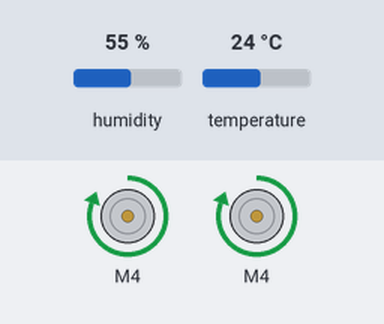
A sketch run on a simulated Arduino Uno, built with avr-gcc and run on an emulated ATmega328P. On the bench: 2 × DC motor (green arrow = forward, orange = backward, longer = faster). Inputs (shaded band) come from the test bench; at power-on: humidity 55 %, temperature 24 °C. What the sketch prints to the serial monitor is not drawn.

Above: at 0.1 s.
Timing chart, 0 to 1.6 s (numbered marks = the images above):
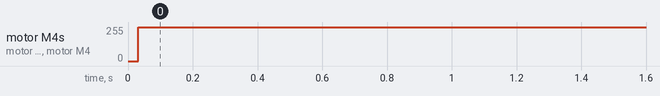

The sketch:

incubator_proto1.ino
```cpp
#include <Wire.h>
#include <Adafruit_MotorShield.h>
#include "utility/Adafruit_PWMServoDriver.h"
#include "DHT.h"


#define DHTTYPE DHT22
#define DHTPIN 13
// Create the motor shield object with the default I2C address
Adafruit_MotorShield AFMS2 = Adafruit_MotorShield(0x61);
Adafruit_MotorShield AFMS1 = Adafruit_MotorShield(0x60);
// Or, create it with a different I2C address (say for stacking)
// Adafruit_MotorShield AFMS = Adafruit_MotorShield(0x61);

// Select which 'port' M1, M2, M3 or M4. In this case, M1
Adafruit_DCMotor *peltier1 = AFMS1.getMotor(4);
Adafruit_DCMotor *peltier2 = AFMS2.getMotor(4);
//Adafruit_DCMotor *myMotor3 = AFMS.getMotor(3);
// You can also make another motor on port M2
//Adafruit_DCMotor *myOtherMotor = AFMS.getMotor(2);

DHT dht(DHTPIN, DHTTYPE);

void setup() {
  Serial.begin(9600);           // set up Serial library at 9600 bps
  Serial.println("Adafruit Motorshield v2 - DC Motor test!");

  AFMS1.begin();  // create with the default frequency 1.6KHz
  //AFMS.begin(1000);  // OR with a different frequency, say 1KHz
  AFMS2.begin();
  Serial.println("Begun");
  // Set the speed to start, from 0 (off) to 255 (max speed)

  peltier1->setSpeed(255);
  peltier1->run(FORWARD);
  // turn on motor
  peltier1->run(RELEASE);

  peltier2->setSpeed(255);
  peltier2->run(FORWARD);
  // turn on motor
  peltier2->run(RELEASE);

  dht.begin();//initializes the sensor

  Serial.println("Initialized");
}

void loop() {

  float h = dht.readHumidity();
  // Read temperature as Celsius
  float t = dht.readTemperature();
  // Read temperature as Fahrenheit
  float f = dht.readTemperature(true);

  // Check if any reads failed and exit early (to try again).
  if (isnan(h) || isnan(t) || isnan(f))
  {
    Serial.println("Failed to read from DHT sensor!");
    return;
  }
  Serial.print("Temperature: ");
  Serial.print(t);
  Serial.println(" *C ");

  Serial.println("In loop");
  //myMotor3->run(FORWARD);
  //myMotor3->setSpeed(255);
  peltier1->run(FORWARD);
  peltier1->setSpeed(255);

  peltier2->run(FORWARD);
  peltier2->setSpeed(255);

  delay(100);

  //Serial.print("tech");
  //myMotor->run(RELEASE);
  //delay(1000);
}
```

Measured:
- by itself, motor M4, motor M4: stopped → forward 255/255 at 0.03 s
